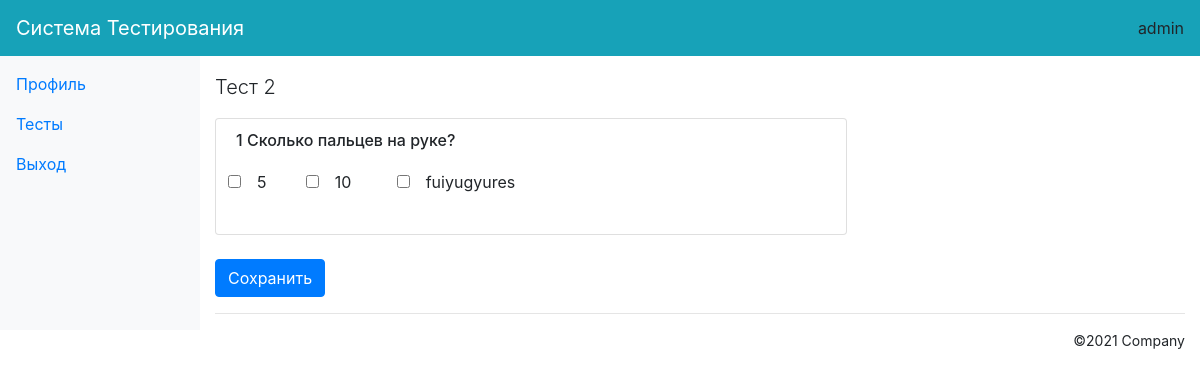
/test_student/2/ (signed in), run on the app's committed database.
### core/models.py (models this page shows, shortened)
class TestStudent(models.Model): #Тест
    name = models.CharField(max_length=100, verbose_name='Название теста')
    discipline = models.CharField(max_length=100, verbose_name='Дисциплина')

class Question(models.Model): #Вопрос
    name = models.TextField(verbose_name='Вопрос')
    test = models.ForeignKey(TestStudent, related_name='questions', on_delete=models.CASCADE)

class Answer(models.Model): #Варянты ответа
    name = models.CharField(verbose_name='Название', max_length=100)
    question = models.ForeignKey(Question, related_name='answers', on_delete=models.CASCADE)
    is_correct = models.BooleanField()
    def __str__(self):
        return str(self.name)

### core/views.py (the view, shortened to what this page needs)
# urls.py: path('test_student', views.tests, name='tests'),
def test_student(request, id):
    test = TestStudent.objects.get(id=id)
    user, _ = Student.objects.get_or_create(user_id=request.user.id, defaults={'user_id': id})
    result = None
    results = {}
    context = {
        'test': test,
        'result': result,
    }
    return render(request, 'test_student.html', context)

### core/templates/test_student.html (shortened to what this page needs)
{% extends 'base_.html' %}
    {% block content %}
        <p class="lead mt-2">{{ test.name }}</p>
        <form method="post">{% csrf_token %}
                <ul class="list-group col-lg-8">
                    {% for question in test.questions.all %}
                        <li class="list-group-item">
                        <h6>{{ forloop.counter }} {{ question.name }}</h6>
                        <table class="table table-borderless col-lg-8">
                            <tbody>
                            <tr>
                            {% for answer in question.answers.all %}
                                <td>
                                    <input type="checkbox" class="form-check-input" name="{{ answer.id }}">&nbsp
                                    {{ answer }}
                                </td>
                             {% endfor %}
                            </tr>
                            </tbody>
                        </table>
                        </li>
                    {% endfor %}
                </ul>
            <button type="submit" class="btn btn-primary">Сохранить</button>
        </form>
    {% endblock content %}

### core/templates/top_menu.html (shortened to what this page needs)
    <nav class="navbar fixed-top navbar-expand-md navbar-dark bg-info mb-3">
    <div class="flex-row d-flex">
        <a class="navbar-brand" href="#" title="Free Bootstrap 4 Admin Template">Система Тестирования</a>
    </div>
    <div class="navbar-collapse collapse" id="collapsingNavbar">
        <ul class="navbar-nav ml-auto">
            <li class="nav-item">
                {{ request.user.username }}
            </li>
        </ul>
    </div>
</nav>

### data on the page
TestStudent: name "Тест 2"
Question: name "Сколько пальцев на руке?"
Answer: name "5"
Answer: name "10"
Answer: name "fuiyugyures"

### other printed values
{{ request.user.username }} "admin"
